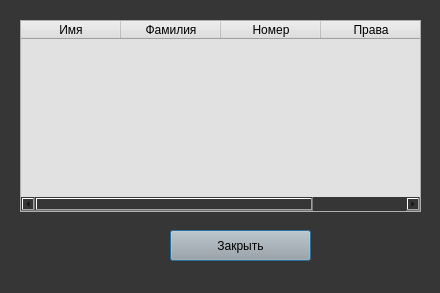
<?xml version="1.0" encoding="UTF-8"?>
<ui version="4.0">
 <class>Dialog</class>
 <widget class="QDialog" name="Dialog">
  <property name="geometry">
   <rect>
    <x>0</x>
    <y>0</y>
    <width>440</width>
    <height>293</height>
   </rect>
  </property>
  <property name="minimumSize">
   <size>
    <width>300</width>
    <height>293</height>
   </size>
  </property>
  <property name="windowTitle">
   <string>Dialog</string>
  </property>
  <property name="styleSheet">
   <string notr="true">background-color:rgb(54, 54, 54)</string>
  </property>
  <widget class="QTableWidget" name="tableWidget">
   <property name="geometry">
    <rect>
     <x>20</x>
     <y>20</y>
     <width>401</width>
     <height>192</height>
    </rect>
   </property>
   <property name="styleSheet">
    <string notr="true">background-color:rgb(225,225,225)</string>
   </property>
   <column>
    <property name="text">
     <string>Имя</string>
    </property>
   </column>
   <column>
    <property name="text">
     <string>Фамилия</string>
    </property>
   </column>
   <column>
    <property name="text">
     <string>Номер</string>
    </property>
   </column>
   <column>
    <property name="text">
     <string>Права</string>
    </property>
   </column>
  </widget>
  <widget class="QPushButton" name="exit_butt">
   <property name="geometry">
    <rect>
     <x>170</x>
     <y>230</y>
     <width>141</width>
     <height>31</height>
    </rect>
   </property>
   <property name="styleSheet">
    <string notr="true">background-color:rgb(167, 168, 167)</string>
   </property>
   <property name="text">
    <string>Закрыть</string>
   </property>
  </widget>
 </widget>
 <resources/>
 <connections/>
</ui>
